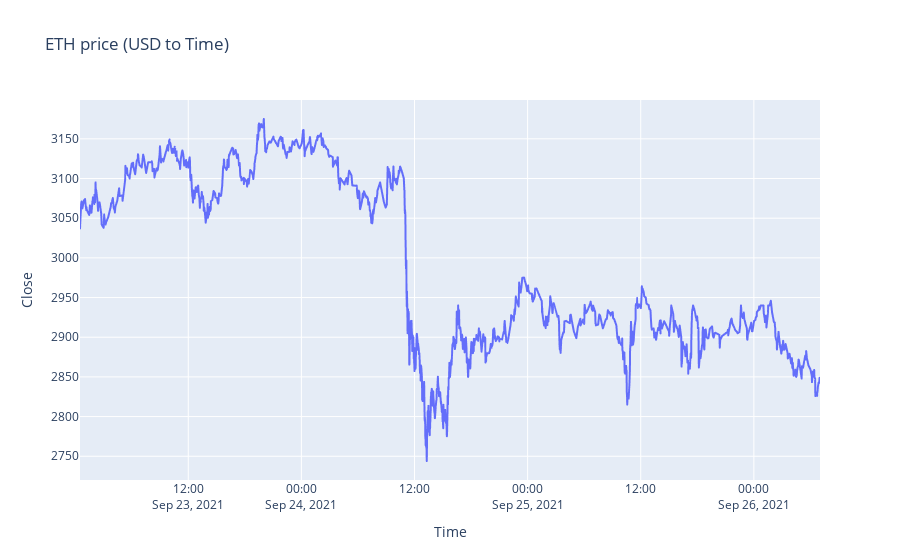

The code cell stored with this chart in its notebook:
### Code cell
fig = px.line(df, x="Time", y="Close", title=f'ETH price (USD to Time)')
fig.show()

### Figure 1 — Plotly figure (JSON) as saved in the notebook; plotly's stock layout.template omitted (floating-point values rounded to 4 significant figures; data arrays with more than 128 entries replaced by an {"elided": "..."} marker saying what was removed)
{"data": [{"hovertemplate": "Time=%{x}<br>Close=%{y}<extra></extra>", "legendgroup": "", "line": {"color": "#636efa", "dash": "solid"}, "marker": {"symbol": "circle"}, "mode": "lines", "name": "", "showlegend": false, "type": "scattergl", "x": {"elided": "1440 str values"}, "xaxis": "x", "y": {"elided": "1440 float values"}, "yaxis": "y"}], "layout": {"legend": {"tracegroupgap": 0}, "title": {"text": "ETH price (USD to Time)"}, "xaxis": {"anchor": "y", "domain": [0, 1], "title": {"text": "Time"}}, "yaxis": {"anchor": "x", "domain": [0, 1], "title": {"text": "Close"}}}}
